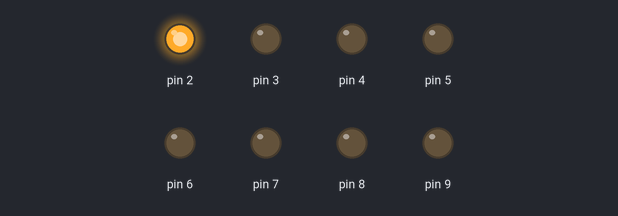
A sketch run on a simulated Arduino Uno, built with avr-gcc and run on an emulated ATmega328P. Shown: output pins drawn as LEDs (lit = HIGH).

Above: at 0.5 s.
At 1.5 s:
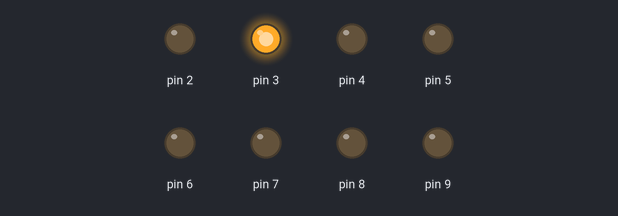
At 2.5 s:
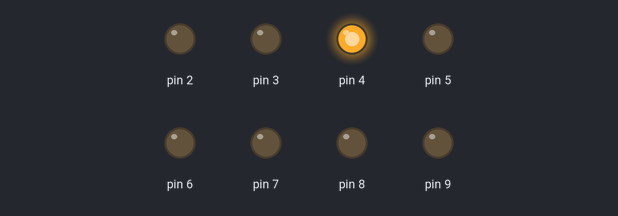
At 3.5 s:
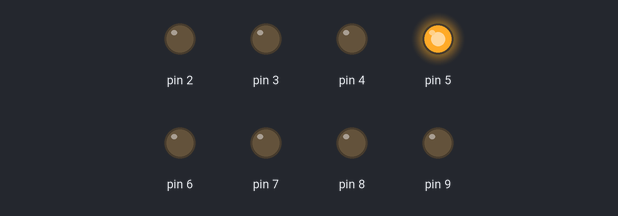
At 4.5 s:
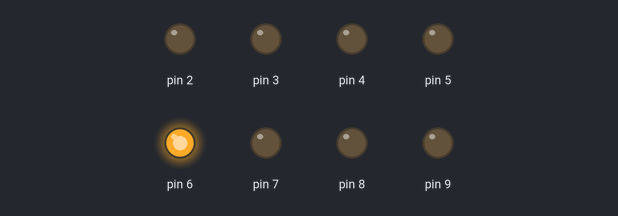
At 5.5 s:
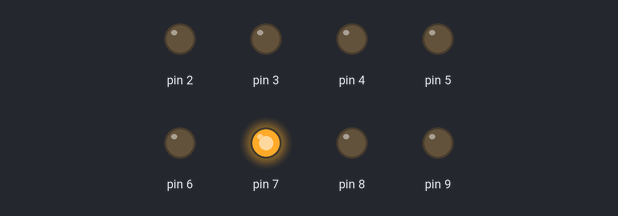
Timing chart, 0 to 7.8 s (numbered marks = the images above):
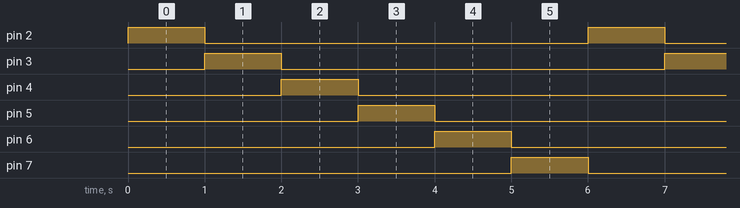

Measured:
- by itself, pin 2–7: alternates HIGH for 1.0 s and LOW for 5.0 s
- by itself, everything shown: repeats every 6.0 s, in 7 steps

The sketch:

sketch_apr13b.ino
```cpp
#include "seg7.h"
#define btn 10 //定義按鈕開關
int num=0;
int flag=0;

void setup() {
  // put your setup code here, to run once:
  seg7_x1_init(2); //初始化七段顯示器
}

void loop() {
  // put your main code here, to run repeatedly:
  for(int i=2;i<8;i++){
      digitalWrite(i,HIGH);
      delay(1000);
      digitalWrite(i,LOW);
   }
}
```

seg7.h
```cpp
/*** seg7.h ***/
const byte seg7_digit[10]={ B11111100,  //數字0
							B01100000,  //數字1
							B11011010,  //數字2
							B11110010,  //數字3
							B01100110,  //數字4
							B10110110,  //數字5
							B10111110,  //數字6
							B11100100,  //數字7
							B11111110,  //數字8
							B11110110}; //數字9
int seg7_x1_FirstPin;  //一位數七段顯示器的第一隻接腳
int seg7_x4_FirstPin;  //四位數七段顯示器的第一隻接腳

//*** 初始化一位數七段顯示器8隻連續的接腳
void seg7_x1_init(int pin) {
  seg7_x1_FirstPin=pin;  //設定一位數七段顯示器的第一隻接腳
  for(int i=0; i<8; i++) pinMode(seg7_x1_FirstPin+i, OUTPUT);
}

//*** 一位數七段顯示器顯示數字
void seg7_x1_display(int num) {
byte mask;

  for(int i=0; i<8; i++)  {
    mask=B10000000>>i;  //將1右移到正確的位置
    if(seg7_digit[num] & mask) digitalWrite(seg7_x1_FirstPin+i, HIGH);
    else digitalWrite(seg7_x1_FirstPin+i, LOW);
  }
}

//*** 初始化四位數七段顯示器12隻連續的接腳
void seg7_x4_init(int pin) {
  seg7_x4_FirstPin=pin;  //設定四位數七段顯示器的第一隻接腳
  for(int i=0; i<12; i++) pinMode(seg7_x4_FirstPin+i, OUTPUT);
}

//*** 四位數七段顯示器顯示數字
void seg7_x4_display(int digit, int num) {
byte mask;

  //先關掉四顆七段顯示器
  for(int i=8; i<12; i++) digitalWrite(seg7_x4_FirstPin+i, LOW);
  //再致能指定的七段顯示器
  switch(digit) {
    case 0: digitalWrite(seg7_x4_FirstPin+8, HIGH); break;
    case 1: digitalWrite(seg7_x4_FirstPin+9, HIGH); break;
	case 2: digitalWrite(seg7_x4_FirstPin+10, HIGH); break;
	case 3: digitalWrite(seg7_x4_FirstPin+11, HIGH); break;
  }
  //顯示數字
  for(int i=0; i<8; i++)  {
    mask=B10000000>>i;
    if(seg7_digit[num] & mask) digitalWrite(seg7_x4_FirstPin+i, HIGH);
    else digitalWrite(seg7_x4_FirstPin+i, LOW);
  }
}
```
